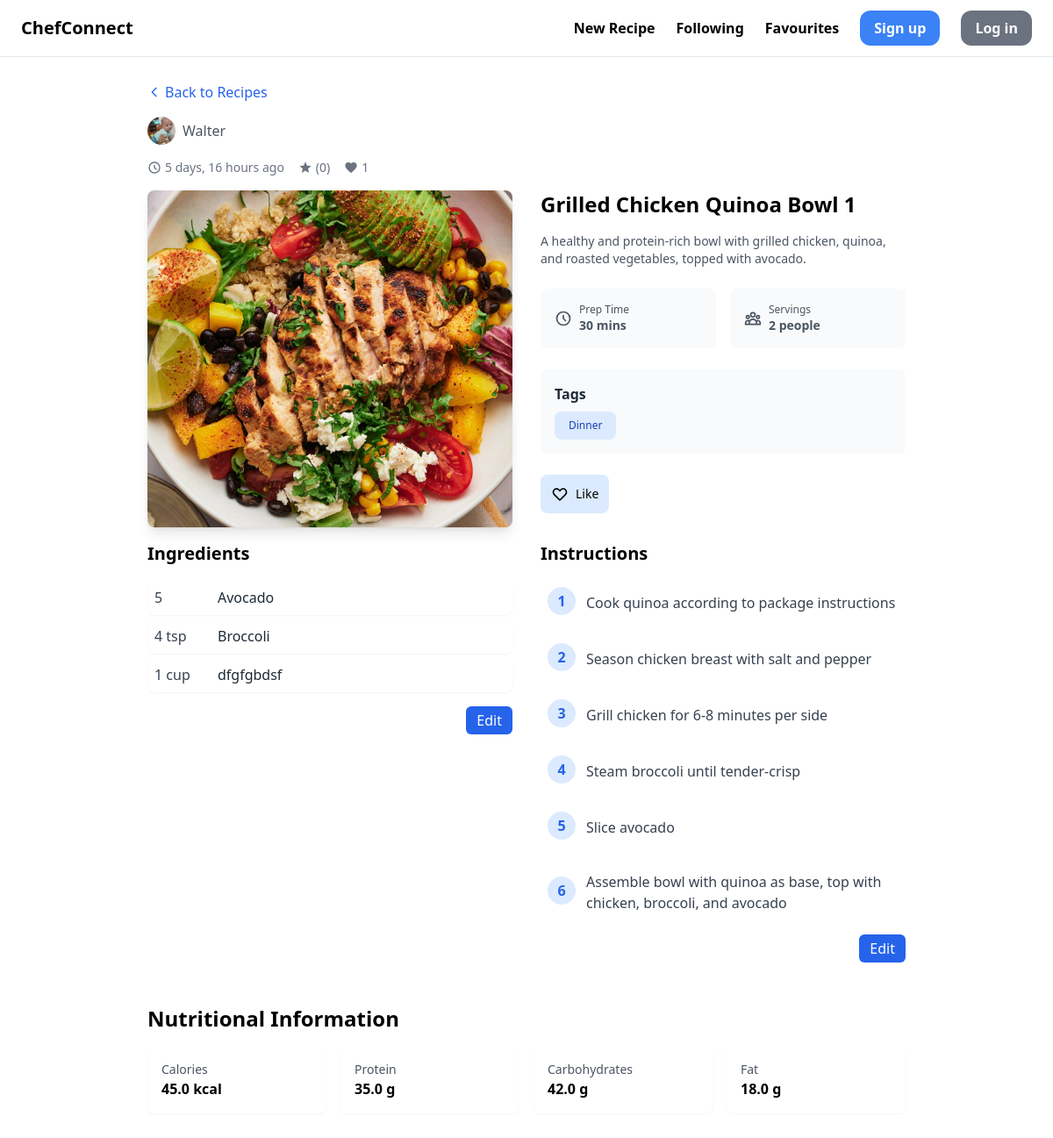
The app's page /recipe/5/, older data.
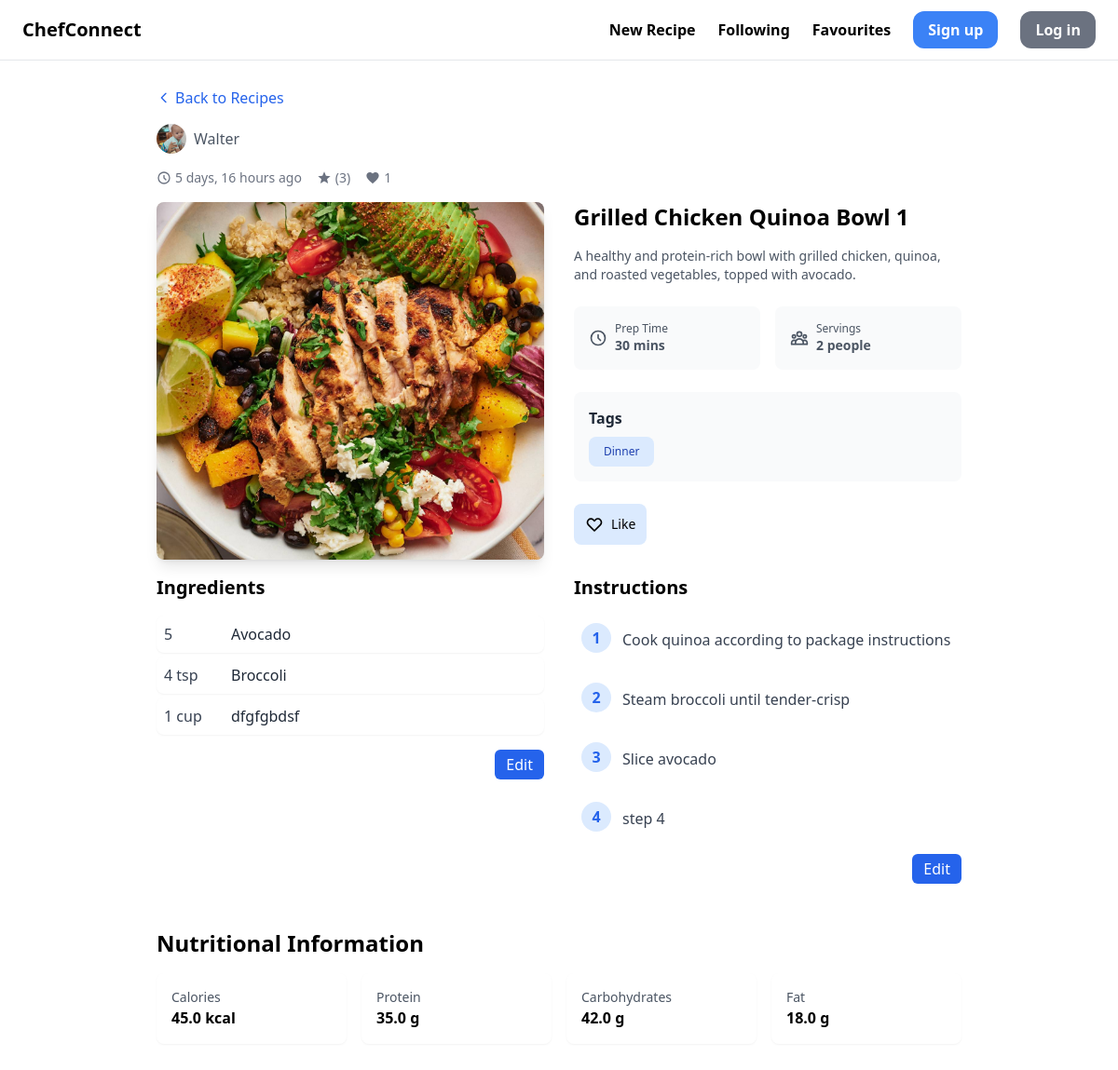
The same page, newer data.
### recipe/models.py (models this page shows, shortened)
class Recipe(models.Model):
    title = models.CharField(max_length=255)
    description = models.TextField()
    preparation_time = models.PositiveIntegerField(help_text="Time in minutes")
    servings = models.PositiveIntegerField()
    food_pic = models.ImageField(upload_to="recipe_pictures/", blank=True)
    tags = models.ManyToManyField(Tag, related_name='recipes')
    created_at = models.DateTimeField(auto_now_add=True)
    updated_at = models.DateTimeField(auto_now=True)
    created_by = models.ForeignKey(settings.AUTH_USER_MODEL, on_delete=models.CASCADE, null=True, blank=True,
                                   related_name='created_recipes')
    saved_by = models.ManyToManyField(settings.AUTH_USER_MODEL, related_name='saved_recipes', blank=True)

class Tag(models.Model):
    name = models.CharField(max_length=255)

class RecipeIngredient(models.Model):
    recipe = models.ForeignKey(Recipe, on_delete=models.CASCADE, related_name="ingredients")
    ingredient = models.ForeignKey(Ingredient, on_delete=models.CASCADE)
    quantity = models.FloatField()
    unit = models.CharField(max_length=50, help_text="e.g. grams, cups, tbsp")

class Ingredient(models.Model):
    name = models.CharField(max_length=255)

class Instruction(models.Model):
    recipe = models.ForeignKey(Recipe, on_delete=models.CASCADE, related_name="instructions")
    step_no = models.PositiveIntegerField()
    instruction = models.TextField()

class NutritionalInfo(models.Model):
    recipe = models.OneToOneField(Recipe, on_delete=models.CASCADE, related_name="nutrition_info")
    protein = models.FloatField(help_text="grams")
    carb = models.FloatField(help_text="grams")
    fat = models.FloatField(help_text="grams")
    calories = models.FloatField(help_text="per serving")

### users/models.py (models this page shows, shortened)
class CustomUser(AbstractUser):
    profile_picture = models.ImageField(upload_to="profile_pictures", blank=True, null=True)  # media/profile_pictures
    description = models.TextField(blank=True, null=True)

### recipe/views.py (the view)
# urls.py: path('recipe/<int:recipe_id>/', recipe_detail, name="detail"),
def recipe_detail(request, recipe_id):
    recipe = get_object_or_404(Recipe, id=recipe_id)  # Recipe.objects.get(pk=recipe_id)
    ingredients = RecipeIngredient.objects.filter(recipe=recipe)
    instructions = Instruction.objects.filter(recipe=recipe)
    nutrition_info = NutritionalInfo.objects.get(recipe=recipe)
    tags = recipe.tags.all()  # Tag.objects.filter(recipe=recipe)
    user = None
    isLiked = False
    if request.user.is_authenticated:
        isLiked = Like.objects.filter(user=request.user, recipe=recipe).exists()
        user = recipe.saved_by.all().filter(pk=request.user.id).first()
    isSaved = True if user else False
    return render(request, "recipe/detail.html",
                  {"recipe": recipe, "ingredients": ingredients, "instructions": instructions,
                   "nutrition_info": nutrition_info, "tags": tags, "reviews": recipe.reviews.all(),
                   "like_count": recipe.likes.count(),
                   "isLiked": isLiked, "is_saved": isSaved})

### recipe/templates/recipe/detail.html (shortened to what this page needs)
{% extends 'base.html' %}
{% load static %}
{% block content %}
    <article class="container mx-auto px-4 py-4 max-w-4xl">
        <div class="mb-4">
            <nav class="mb-4">
                <a href="{% url 'recipe:index' %}" class="text-blue-600 hover:text-blue-800 flex items-center">
                    <svg class="w-4 h-4 mr-1" fill="none" stroke="currentColor" viewBox="0 0 24 24">
                        <path stroke-linecap="round" stroke-linejoin="round" stroke-width="2"
                              d="M15 19l-7-7 7-7"></path>
                    </svg>
                    Back to Recipes
                </a>
            </nav>
            <div class="flex flex-row items-center justify-between gap-4 sm:gap-0 mb-4">
                <div class="flex flex-wrap items-center gap-2 sm:gap-4">
                    <a href="{% url 'users:chef-profile' chef_id=recipe.created_by.id %}"
                       class="flex items-center gap-2 text-gray-600 hover:text-blue-700">
                        {% if recipe.created_by.profile_picture %}
                            <img src="{{ recipe.created_by.profile_picture.url }}"
                                 alt="{{ recipe.created_by.username }}"
                                 class="w-8 h-8 rounded-full object-cover">
                        {% else %}
                            <div class="w-8 h-8 bg-gray-200 rounded-full flex items-center justify-center">
                                <span class="text-sm text-gray-500">{{ recipe.created_by.username|make_list|first|upper }}</span>
                            </div>
                        {% endif %}
                        <span class="text-sm sm:text-base">{{ recipe.created_by.username | capfirst }}</span>
                    </a>
                </div>
            </div>
            <div class="flex justify-start sm:items-center gap-2 sm:gap-4 mb-4 text-xs sm:text-sm text-gray-500">
                <div class="flex items-center hover:text-blue-700">
                    <svg class="w-4 h-4 mr-1" fill="none" stroke="currentColor" viewBox="0 0 24 24">
                        <path stroke-linecap="round" stroke-linejoin="round" stroke-width="2"
                              d="M12 8v4l3 3m6-3a9 9 0 11-18 0 9 9 0 0118 0z"/>
                    </svg>
                    <span class="whitespace-nowrap">{{ recipe.created_at|timesince }} ago</span>
                </div>
                <div class="flex items-center hover:text-blue-700">
                    <svg class="w-4 h-4 mr-1" fill="currentColor" viewBox="0 0 24 24">
                        <path d="M12 17.27L18.18 21l-1.64-7.03L22 9.24l-7.19-.61L12 2 9.19 8.63 2 9.24l5.46 4.73L5.82 21z"/>
                    </svg>
                    <span class="whitespace-nowrap">{{ avg_rating|floatformat:1 }} ({{ reviews.count }})</span>
                </div>
                <div class="flex items-center hover:text-blue-700">
                    <svg class="w-4 h-4 mr-1" fill="currentColor" viewBox="0 0 24 24">
                        <path d="M12 21.35l-1.45-1.32C5.4 15.36 2 12.28 2 8.5 2 5.42 4.42 3 7.5 3c1.74 0 3.41.81 4.5 2.09C13.09 3.81 14.76 3 16.5 3 19.58 3 22 5.42 22 8.5c0 3.78-3.4 6.86-8.55 11.54L12 21.35z"/>
                    </svg>
                    <span id="like-count" class="whitespace-nowrap">{{ like_count }}</span>
                </div>
            </div>
            <div class="grid md:grid-cols-2 gap-8">
                <div class="rounded-lg overflow-hidden shadow-lg">
                    {% if recipe.food_pic %}
                        <img src="{{ recipe.food_pic.url }}"
                             alt="{{ recipe.title }}"
                             class="w-full h-64 md:h-96 object-cover">
                    {% else %}
                        <div class="w-full h-64 md:h-96 bg-gray-200 flex items-center justify-center">
                            <span class="text-gray-400">No image available</span>
                        </div>
                    {% endif %}
                </div>
                <div class="flex flex-col">
                    <div class="flex justify-between items-center mb-4">
                        <h1 class="text-xl md:text-2xl font-bold">{{ recipe.title }}</h1>
                    </div>
                    <p class="text-gray-600 text-sm mb-6">{{ recipe.description }}</p>
                    <div class="grid grid-cols-2 gap-3 md:gap-4 mb-6">
                        <div class="bg-gray-50 p-3 md:p-4 rounded-lg hover:bg-gray-200">
                            <div class="flex items-center text-gray-600">
                                <svg class="w-4 h-4 md:w-5 md:h-5 mr-2" fill="none" stroke="currentColor"
                                     viewBox="0 0 24 24">
                                    <path stroke-linecap="round" stroke-linejoin="round" stroke-width="2"
                                          d="M12 8v4l3 3m6-3a9 9 0 11-18 0 9 9 0 0118 0z"></path>
                                </svg>
                                <div>
                                    <p class="text-xs md:text-xs">Prep Time</p>
                                    <p class="font-semibold text-xs md:text-sm">{{ recipe.preparation_time }} mins</p>
                                </div>
                            </div>
                        </div>
                        <div class="bg-gray-50 p-3 md:p-4 rounded-lg hover:bg-gray-200">
                            <div class="flex items-center text-gray-600">
                                <div>
                                    <p class="text-xs md:text-xs">Servings</p>
                                    <p class="font-semibold text-xs md:text-sm">{{ recipe.servings }} people</p>
                                </div>
                            </div>
                        </div>
                    </div>
                    <div class="bg-gray-50 p-3 md:p-4 rounded-lg mb-6 hover:bg-gray-200">
                        <p class="text-base md:text-base font-semibold text-gray-800">Tags</p>
                        <div class="flex flex-wrap gap-2 mt-2">
                            {% for tag in tags %}
                                <div class="bg-blue-100 text-blue-800 px-3 md:px-4 py-1 md:py-2 rounded-lg cursor-pointer transition duration-300 ease-in-out transform hover:bg-blue-200 hover:scale-105">
                                    <p class="text-xs md:text-xs">{{ tag.name }}</p>
                                </div>
                            {% endfor %}
                        </div>
                    </div>
                    <div class="flex items-center">
                        <button onclick="like({{ recipe.id }})"
                                class="bg-blue-100 p-2 md:p-3 rounded-lg hover:text-blue-700">
                            <div class="flex items-center">
                                <svg class="w-4 h-4 md:w-5 md:h-5 mr-2" fill="none" stroke="currentColor"
                                     viewBox="0 0 24 24">
                                    <path stroke-linecap="round" stroke-linejoin="round" stroke-width="2"
                                          d="M4.318 6.318a4.5 4.5 0 000 6.364L12 20.364l7.682-7.682a4.5 4.5 0 00-6.364-6.364L12 7.636l-1.318-1.318a4.5 4.5 0 00-6.364 0z"/>
                                </svg>
                                <span class="text-sm md:text-sm" id="like-button">{% if isLiked %}Unlike{% else %}
                                    Like {% endif %}</span>
                            </div>
                        </button>
                    </div>
                </div>
            </div>
        </div>
        <div class="grid md:grid-cols-2 gap-8">
            <section>
                <h2 class="text-xl font-bold mb-4">Ingredients</h2>
                <ul class="space-y-1">
                    {% for ingredient in ingredients %}
                        <li class="flex items-center gap-2 bg-white p-2 rounded-lg shadow-sm hover:bg-gray-200 transition-colors">
                        <span class="w-14 sm:w-16 text-sm sm:text-base font-medium text-gray-700 flex-shrink-0">
                            {{ ingredient.quantity | floatformat:"-1" }} {{ ingredient.unit }}
                        </span>
                            <span class="text-sm sm:text-base text-gray-800 min-w-0 break-words">
                        {{ ingredient.ingredient.name }}
                    </span>
                        </li>
                    {% endfor %}
                </ul>
                <div class="flex justify-end mt-4">
                    <a href="{% url 'recipe:edit_ingredients' recipe_id=recipe.id %}"
                       class="inline-block px-3 py-1 bg-blue-600 rounded-md hover:bg-blue-700 text-white text-center">
                        Edit
                    </a>
                </div>
            </section>
            <section>
                <h2 class="text-xl font-bold mb-4">Instructions</h2>
                <ol class="space-y-4">
                    {% for instruction in instructions %}
                        <li class="flex p-2 rounded-lg hover:bg-gray-200">
                            <div class="flex items-center">
                        <span class="flex-shrink-0 w-8 h-8 bg-blue-100 text-blue-600 rounded-full flex items-center justify-center font-semibold mr-3">
                        {{ instruction.step_no }}
                    </span>
                                <p class="text-gray-700 mt-1">{{ instruction.instruction }}</p>
                            </div>
                        </li>
                    {% endfor %}
                </ol>
                <div class="flex justify-end mt-4">
                    <a href="{% url 'recipe:edit_instructions' recipe_id=recipe.id %}"
                       class="inline-block px-3 py-1 bg-blue-600 rounded-md hover:bg-blue-700 text-white text-center">
                        Edit
                    </a>
                </div>
            </section>
        </div>
        {% if nutrition_info %}
            <section class="mt-12">
                <h2 class="text-2xl font-bold mb-4">Nutritional Information</h2>
                <div class="grid grid-cols-2 md:grid-cols-4 gap-4">
                    <div class="bg-white p-4 rounded-lg shadow-sm hover:bg-gray-200">
                        <p class="text-sm text-gray-600">Calories</p>
                        <p class="text-base font-semibold">{{ nutrition_info.calories }} kcal</p>
                    </div>
                    <div class="bg-white p-4 rounded-lg shadow-sm hover:bg-gray-200">
                        <p class="text-sm text-gray-600">Protein</p>
                        <p class="text-base font-semibold">{{ nutrition_info.protein }} g</p>
                    </div>
                    <div class="bg-white p-4 rounded-lg shadow-sm hover:bg-gray-200">
                        <p class="text-sm text-gray-600">Carbohydrates</p>
                        <p class="text-base font-semibold">{{ nutrition_info.carb }} g</p>
                    </div>
                    <div class="bg-white p-4 rounded-lg shadow-sm hover:bg-gray-200">
                        <p class="text-sm text-gray-600">Fat</p>
                        <p class="text-base font-semibold">{{ nutrition_info.fat }} g</p>
                    </div>
                </div>
            </section>
        {% endif %}
    </article>
{% endblock %}

Row changes from the older to the newer data that the page shows:
removed Instruction: step_no "2", instruction "Season chicken breast with salt and pepper"
removed Instruction: step_no "3", instruction "Grill chicken for 6-8 minutes per side"
removed Instruction: step_no "4", instruction "Steam broccoli until tender-crisp"
removed Instruction: step_no "5", instruction "Slice avocado"
removed Instruction: step_no "6", instruction "Assemble bowl with quinoa as base, top with chicken, broccoli, and avocado"
computed for Recipe "Grilled Chicken Quinoa Bowl 1": count "0" → "3"
added Instruction: step_no "2", instruction "Steam broccoli until tender-crisp"
added Instruction: step_no "3", instruction "Slice avocado"
added Instruction: step_no "4", instruction "step 4"
